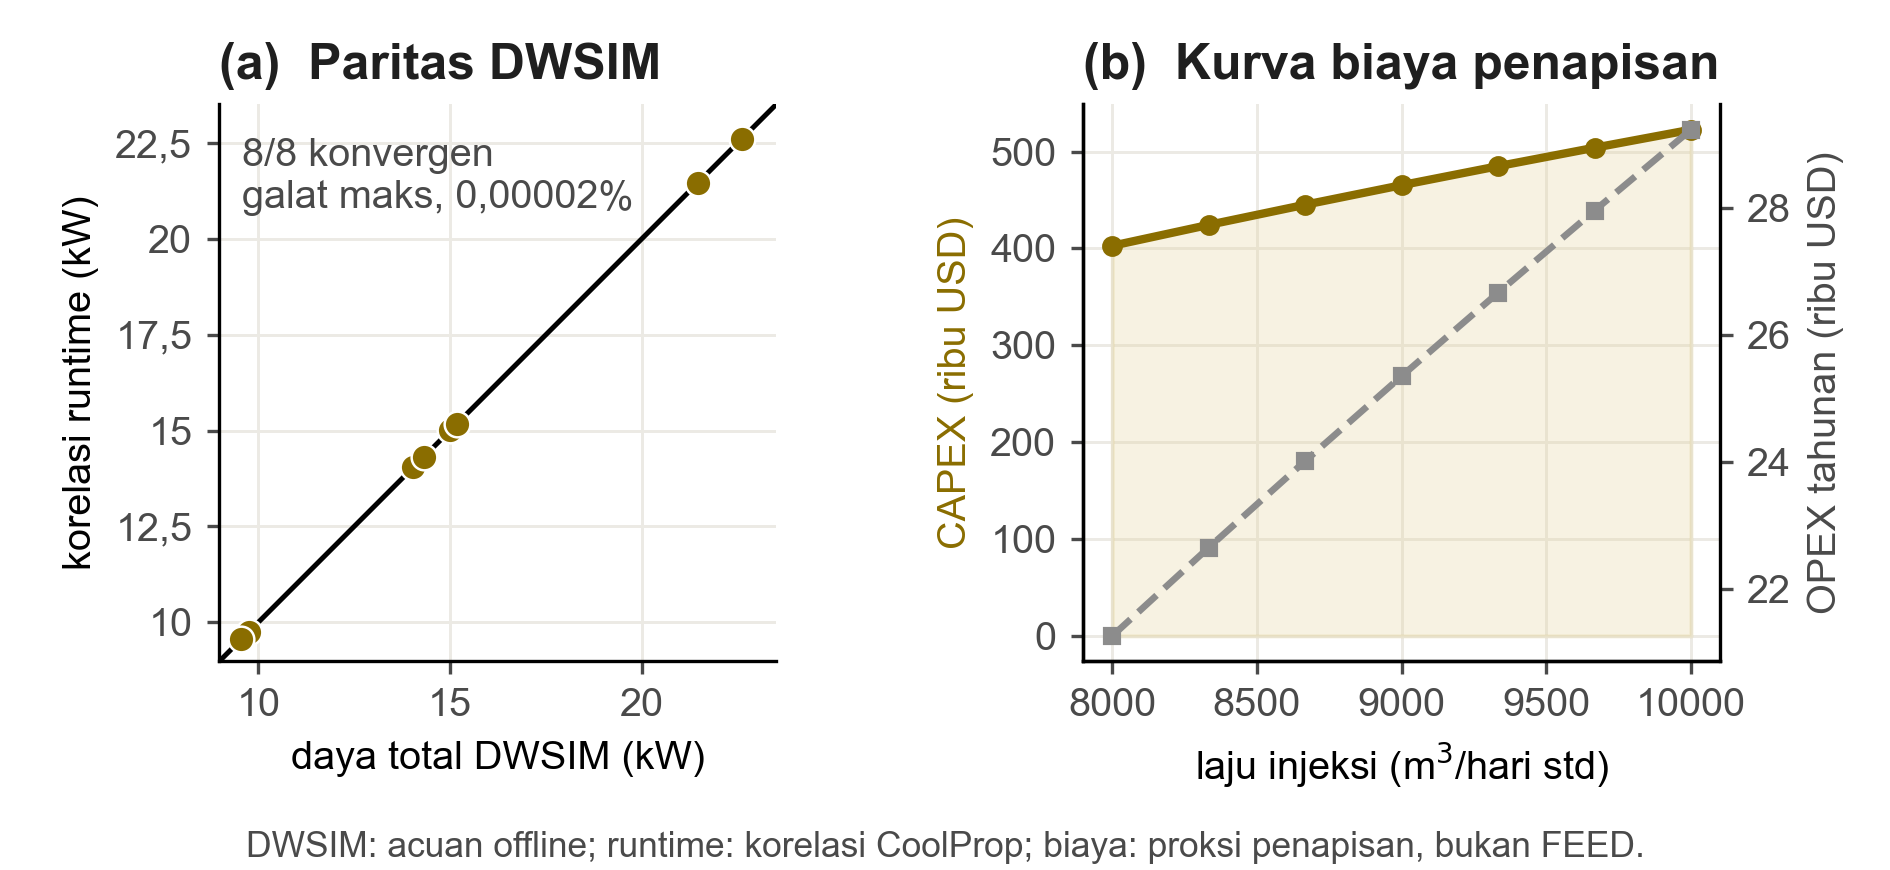

Here is the Python script that generated this plot:
"""Figure 6 - real DWSIM parity and facility screening-cost curve."""

from __future__ import annotations

from pathlib import Path

import matplotlib

matplotlib.use("Agg")
import matplotlib.pyplot as plt
from feature007_common import localize
import numpy as np

from feature007_common import blocked_main, load_table, parser, require_ready


OUT_DIR = Path(__file__).parent
INK = "#1F1F1F"
SUB_INK = "#4A4A4A"
GOLD = "#8A6D00"
GOLD_LIGHT = "#E3D39A"
GRAY = "#8C8C8C"


def _style(ax) -> None:
    ax.spines[["top", "right"]].set_visible(False)
    ax.tick_params(length=3, colors=SUB_INK)
    ax.grid(color="#ECEAE4", lw=0.7)
    ax.set_axisbelow(True)


def generate() -> None:
    args = parser(6, __doc__).parse_args()
    manifest, _ = require_ready(args.bundle, args.figure_number)
    parity = load_table(args.bundle, manifest, "facility_validation")
    curve = load_table(args.bundle, manifest, "facility_cost_curve")

    dwsim = np.array([float(row["dwsim_total_power_kw"]) for row in parity])
    runtime = np.array([float(row["runtime_total_power_kw"]) for row in parity])
    errors = np.array([float(row["total_absolute_percentage_error"]) for row in parity])
    flow = np.array([float(row["injection_rate_std_m3_day"]) for row in curve])
    capex = np.array([float(row["capex_usd"]) / 1e3 for row in curve])
    opex = np.array([float(row["annual_opex_usd"]) / 1e3 for row in curve])

    plt.rcParams.update(
        {
            "font.family": "Arial",
            "font.size": 9.5,
            "axes.labelsize": 9.5,
            "axes.titlesize": 12.0,
            "legend.fontsize": 9.5,
            "pdf.fonttype": 42,
            "ps.fonttype": 42,
            "text.color": INK,
        }
    )
    fig, axes = plt.subplots(1, 2, figsize=(6.3, 2.9), gridspec_kw={"wspace": 0.42})

    ax = axes[0]
    low = min(dwsim.min(), runtime.min()) * 0.94
    high = max(dwsim.max(), runtime.max()) * 1.04
    ax.plot([low, high], [low, high], color="black", lw=1.2, label="1:1")
    ax.scatter(dwsim, runtime, s=38, c=GOLD, edgecolors="white", linewidths=0.6, zorder=3)
    ax.set_xlim(low, high)
    ax.set_ylim(low, high)
    ax.set_aspect("equal", adjustable="box")
    ax.set_xlabel("daya total DWSIM (kW)")
    ax.set_ylabel("korelasi runtime (kW)")
    ax.set_title("(a)  Paritas DWSIM", loc="left", fontweight="bold")
    ax.text(0.04, 0.94, f"8/8 konvergen\ngalat maks. {errors.max():.5f}%".replace(".", ","),
            transform=ax.transAxes, va="top", color=SUB_INK)
    _style(ax)

    ax = axes[1]
    ax.plot(flow, capex, color=GOLD, lw=2.0, marker="o", ms=4, label="CAPEX")
    ax.fill_between(flow, capex, color=GOLD_LIGHT, alpha=0.28)
    ax.set_xlabel(r"laju injeksi (m$^3$/hari std)")
    ax.set_ylabel("CAPEX (ribu USD)", color=GOLD)
    ax.tick_params(axis="y", labelcolor=GOLD)
    ax.set_title("(b)  Kurva biaya penapisan", loc="left", fontweight="bold")
    _style(ax)
    twin = ax.twinx()
    twin.plot(flow, opex, color=GRAY, lw=1.6, ls="--", marker="s", ms=3.5, label="OPEX tahunan")
    twin.set_ylabel("OPEX tahunan (ribu USD)", color=SUB_INK)
    twin.tick_params(axis="y", colors=SUB_INK, length=3)
    twin.spines["top"].set_visible(False)

    fig.text(
        0.5,
        0.015,
        "DWSIM: acuan offline; runtime: korelasi CoolProp; biaya: proksi penapisan, bukan FEED.",
        ha="center",
        fontsize=8.5,
        color=SUB_INK,
    )
    fig.subplots_adjust(left=0.095, right=0.91, top=0.88, bottom=0.24)
    localize(fig)
    fig.savefig(OUT_DIR / "fig06_facility.pdf")
    fig.savefig(OUT_DIR / "fig06_facility.png", dpi=300)
    plt.close(fig)
    print("wrote", OUT_DIR / "fig06_facility.pdf")


if __name__ == "__main__":
    raise SystemExit(blocked_main(generate))
